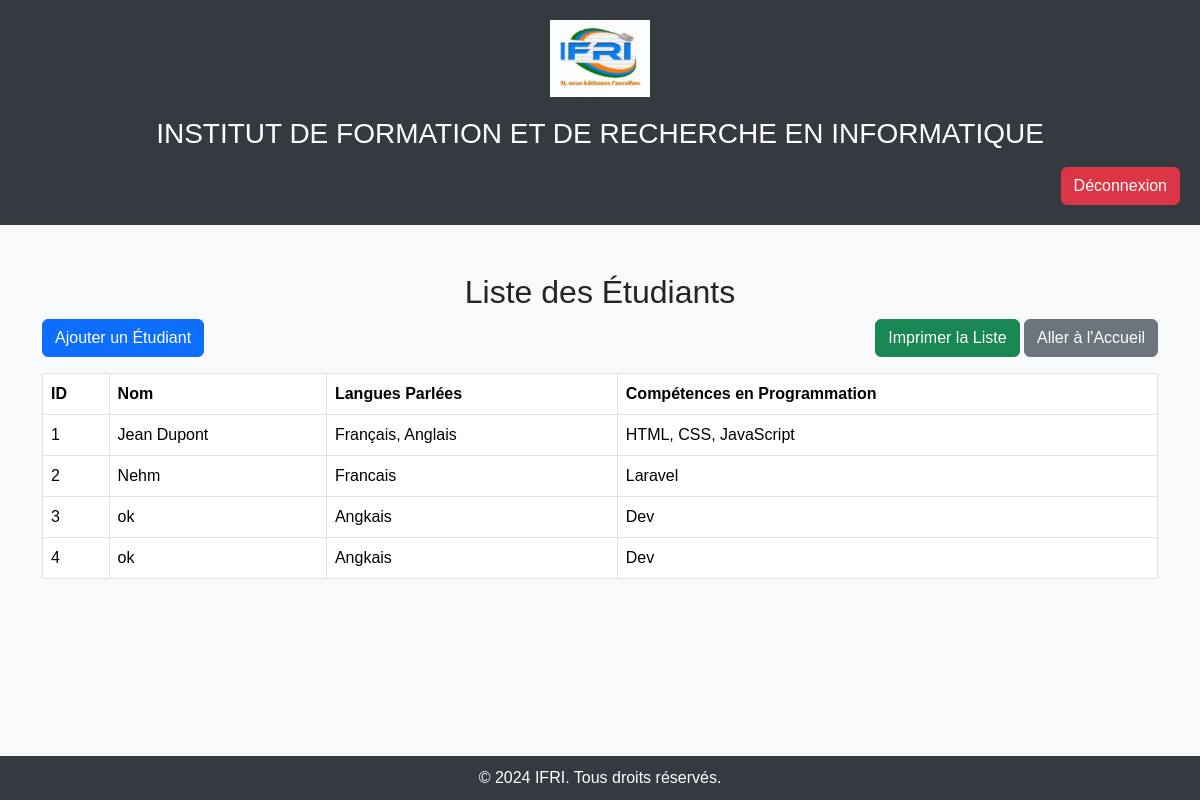
Page /etuINS/index.php (signed in) on the committed database.
### tables this page shows
CREATE TABLE `etudiants` (
  `id` int(11) NOT NULL,
  `nom` varchar(100) NOT NULL,
  `langues_parlees` varchar(255) NOT NULL,
  `competences_programmation` varchar(255) NOT NULL,
  `date_creation` timestamp NOT NULL DEFAULT current_timestamp()
);

### etuINS/index.php (the view, shortened to what this page needs)
<?php
include '../db.php';
$sql = "SELECT id, nom, langues_parlees, competences_programmation FROM etudiants";
$stmt = $pdo->prepare($sql);
$stmt->execute();
$etudiants = $stmt->fetchAll(PDO::FETCH_ASSOC);
?>
<!DOCTYPE html>
<html lang="fr">
<head>
    <link href="../assets/css/bootstrap.min.css" rel="stylesheet">
    <link rel="stylesheet" href="../assets/css/style.css">
</head>
<body>
    <header class="header text-center">
        <img src="../assets/img/logo.PNG" alt="Logo IFRI" style="max-width: 100px;">
        <h3>Institut de formation et de recherche en Informatique</h3>
        <div class="text-end mt-3">
            <a href="../logout.php" class="btn btn-danger">Déconnexion</a>
        </div>
    </header>
    <div class="container mt-5">
        <h2 class="text-center">Liste des Étudiants</h2>
        <div class="d-flex justify-content-between mb-3">
            <a href="form.php" class="btn btn-primary">Ajouter un Étudiant</a>
            <div>
                <button onclick="window.print();" class="btn btn-success">Imprimer la Liste</button>
                <a href="../acceuil.php" class="btn btn-secondary">Aller à l'Accueil</a>
            </div>
        </div>
        <table class="table table-bordered">
            <thead>
                <tr>
                    <th>ID</th>
                    <th>Nom</th>
                    <th>Langues Parlées</th>
                    <th>Compétences en Programmation</th>
                </tr>
            </thead>
            <tbody>
                <?php foreach ($etudiants as $etudiant): ?>
                    <tr>
                        <td><?php echo htmlspecialchars($etudiant['id']); ?></td>
                        <td><?php echo htmlspecialchars($etudiant['nom']); ?></td>
                        <td><?php echo htmlspecialchars($etudiant['langues_parlees']); ?></td>
                        <td><?php echo htmlspecialchars($etudiant['competences_programmation']); ?></td>
                    </tr>
                <?php endforeach; ?>
            </tbody>
        </table>
    </div>
    <footer class="footer mt-5">
        <div class="container">
            <p class="text-center mb-0">&copy; 2024 IFRI. Tous droits réservés.</p>
        </div>
    </footer>
</body>
</html>

### assets/css/style.css (style rules this page uses)
body { font-family: Arial, sans-serif; background-color: #f8f9fa; }
header img { text-align: left; margin-left: 0; }
header { background-color: #343a40; color: white; padding: 20px; }
h3 { text-align: center; margin-top: 20px; text-transform: uppercase; }
footer { background-color: #343a40; color: white; position: fixed; bottom: 0; width: 100%; text-align: center; padding: 10px 0; }

### rows in the picture
etudiants: id "1", nom "Jean Dupont", langues_parlees "Français, Anglais", competences_programmation "HTML, CSS, JavaScript"
etudiants: id "2", nom "Nehm", langues_parlees "Francais", competences_programmation "Laravel"
etudiants: id "3", nom "ok", langues_parlees "Angkais", competences_programmation "Dev"
etudiants: id "4", nom "ok", langues_parlees "Angkais", competences_programmation "Dev"
